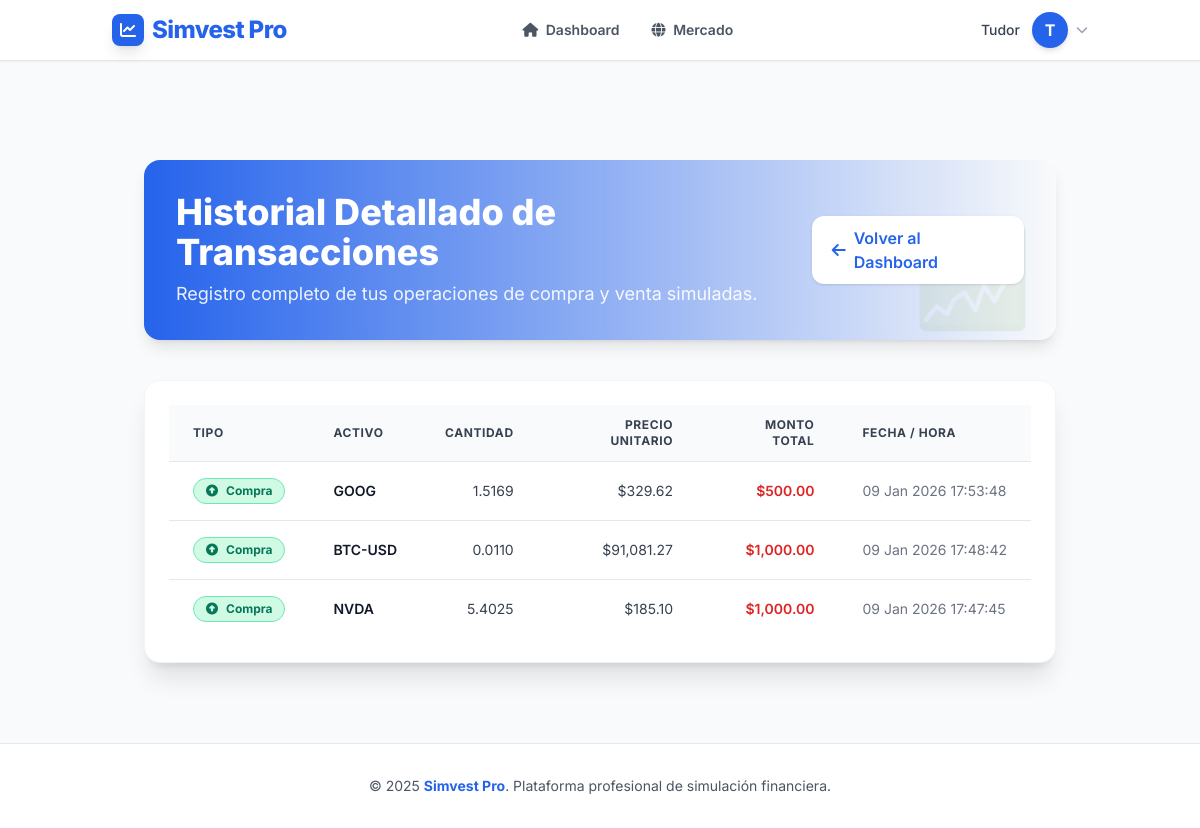
The app's page /dashboard/history (signed in) with its own data.
### app/models.py (models this page shows, shortened)
class User(db.Model, UserMixin):
    __tablename__ = 'users'
    id = db.Column(db.Integer, primary_key=True)
    username = db.Column(db.String(20), unique=True, nullable=False)
    email = db.Column(db.String(120), unique=True, nullable=False)
    password_hash = db.Column(db.String(128), nullable=False)  # Cambiado de password a password_hash
    first_name = db.Column(db.String(50))
    last_name = db.Column(db.String(50))
    capital = db.Column(db.Float, nullable=False, default=10000.00)
    created_at = db.Column(db.DateTime, nullable=False, default=datetime.utcnow)
    last_login = db.Column(db.DateTime)
    is_active = db.Column(db.Boolean, default=True)
    is_verified = db.Column(db.Boolean, default=False)
    profile_picture = db.Column(db.String(255))
    bio = db.Column(db.Text)
    language = db.Column(db.String(10), default='es')
    timezone = db.Column(db.String(50), default='UTC')
    role = db.Column(db.String(20), default='user')
    @property
    def password(self):
        raise AttributeError('La contraseña no es un atributo legible')
    @password.setter
    def password(self, password):
        self.set_password(password)

class Transaction(db.Model):
    __tablename__ = 'transactions'
    id = db.Column(db.Integer, primary_key=True)
    user_id = db.Column(db.Integer, db.ForeignKey('users.id'), nullable=False)
    symbol = db.Column(db.String(10), nullable=False)
    asset_name = db.Column(db.String(255))  # Snapshot del nombre del activo
    type = db.Column(db.String(10), nullable=False)
    quantity = db.Column(db.Float, nullable=False)
    price_per_unit = db.Column(db.Float, nullable=False)  # Precio ejecutado (snapshot)
    total_amount = db.Column(db.Float, nullable=False)  # quantity * price_per_unit (ANTES de comisión)
    commission_amount = db.Column(db.Float, default=0.0)  # Total comisión pagada
    timestamp = db.Column(db.DateTime, index=True, default=func.current_timestamp())
    status = db.Column(db.String(20), default='executed')  # 'executed', 'pending', 'cancelled'
    user = db.relationship('User', backref=db.backref('transactions', lazy=True))

### app/controllers/DashboardController.py (the view)
@dashboard_bp.route('/history')
@login_required
def history():
    all_transactions = Transaction.query.filter_by(user_id=current_user.id)\
                                        .order_by(desc(Transaction.timestamp))\
                                        .all()
    return render_template('Dashboard/history.html', transactions=all_transactions)

### app/__init__.py (called while the page is built)
@app.template_filter('currency')
def currency_filter(value):
    try:
        val = float(value)
        return f"${val:,.2f}"
    except (ValueError, TypeError, AttributeError):
        return value

### app/models.py (called while the page is built)
@login_manager.user_loader
def load_user(user_id):
    return db.session.get(User, int(user_id))

### app/templates/Dashboard/history.html (shortened to what this page needs)
{% extends "base.html" %}
{% block content %}
<main class="container mx-auto px-4 sm:px-6 lg:px-8 py-12 space-y-10">
    <header class="flex flex-col sm:flex-row sm:items-center sm:justify-between bg-gradient-to-r from-simvest-blue to-ocean-600 text-white rounded-2xl shadow-lg p-8 relative overflow-hidden">
        <div class="z-10">
            <h1 class="text-3xl sm:text-4xl font-extrabold mb-2">
                Historial Detallado de Transacciones
            </h1>
            <p class="text-lg opacity-90">Registro completo de tus operaciones de compra y venta simuladas.</p>
        </div>
        <div class="z-10 mt-6 sm:mt-0">
            <a href="{{ url_for('dashboard.dashboard') }}"
               class="inline-flex items-center bg-white text-simvest-blue px-5 py-2.5 rounded-xl font-semibold hover:bg-blue-50 shadow transition transform hover:scale-105">
                <i class="fa-solid fa-arrow-left mr-2"></i> Volver al Dashboard
            </a>
        </div>
        <div class="absolute right-0 bottom-0 opacity-10 text-8xl pr-6 pb-4">
        </div>
    </header>
    <section class="bg-white dark:bg-gray-800 rounded-2xl shadow-xl p-6 border border-gray-100 dark:border-gray-700 hover:shadow-2xl transition duration-300">
        {% if transactions %}
        <div class="overflow-x-auto">
            <table class="min-w-full text-sm text-left text-gray-700 dark:text-gray-200 divide-y divide-gray-200 dark:divide-gray-700">
                <thead class="bg-gray-50 dark:bg-gray-700 text-gray-700 dark:text-gray-300 uppercase text-xs font-bold tracking-wider">
                    <tr>
                        <th class="px-6 py-3">Tipo</th>
                        <th class="px-6 py-3">Activo</th>
                        <th class="px-6 py-3 text-right">Cantidad</th>
                        <th class="px-6 py-3 text-right">Precio Unitario</th>
                        <th class="px-6 py-3 text-right">Monto Total</th>
                        <th class="px-6 py-3">Fecha / Hora</th>
                    </tr>
                </thead>
                <tbody class="divide-y divide-gray-200 dark:divide-gray-700">
                    {% for tx in transactions %}
                    {% set tx_color = 'text-emerald-700 bg-emerald-100 border border-emerald-300 dark:text-emerald-300 dark:bg-emerald-900/30 dark:border-emerald-700' if tx.type == 'BUY' else 'text-red-700 bg-red-100 border border-red-300 dark:text-red-300 dark:bg-red-900/30 dark:border-red-700' %}
                    {% set tx_icon = 'fa-circle-up' if tx.type == 'BUY' else 'fa-circle-down' %}
                    <tr class="hover:bg-ocean-50/40 dark:hover:bg-gray-700/40 transition duration-150">
                        <td class="px-6 py-4 whitespace-nowrap">
                            <span class="inline-flex items-center font-bold px-3 py-1 rounded-full text-xs {{ tx_color }}">
                                <i class="fa-solid {{ tx_icon }} mr-2"></i>
                                {{ 'Compra' if tx.type == 'BUY' else 'Venta' }}
                            </span>
                        </td>
                        <td class="px-6 py-4 whitespace-nowrap font-semibold text-gray-900 dark:text-gray-100">{{ tx.symbol }}</td>
                        <td class="px-6 py-4 whitespace-nowrap text-right">{{ "{:,.4f}".format(tx.quantity) }}</td>
                        <td class="px-6 py-4 whitespace-nowrap text-right">{{ tx.price_per_unit | currency }}</td>
                        {% set total_color = 'text-red-600 dark:text-red-400' if tx.type == 'BUY' else 'text-emerald-600 dark:text-emerald-400' %}
                        <td class="px-6 py-4 whitespace-nowrap text-right font-semibold {{ total_color }}">
                            {{ tx.total_amount | currency }}
                        </td>
                        <td class="px-6 py-4 whitespace-nowrap text-gray-500 dark:text-gray-400">
                            {{ tx.timestamp.strftime('%d %b %Y %H:%M:%S') }}
                        </td>
                    </tr>
                    {% endfor %}
                </tbody>
            </table>
        </div>
        {% endif %}
    </section>
</main>
{% endblock %}

### app/templates/base.html (shortened to what this page needs)
<!DOCTYPE html>
<html lang="es" class="scroll-smooth">
<head>
  <script src="https://cdn.tailwindcss.com"></script>
  <link href="https://unpkg.com/aos@2.3.1/dist/aos.css" rel="stylesheet">
  <link rel="stylesheet" href="https://cdnjs.cloudflare.com/ajax/libs/font-awesome/6.4.0/css/all.min.css">
</head>
<body class="font-['Inter'] text-simvest-gray bg-simvest-bg dark:bg-simvest-darkbg dark:text-gray-100 transition-colors duration-300">
  <header class="bg-white/90 dark:bg-gray-800/90 backdrop-blur-md shadow-sm fixed w-full top-0 z-50 border-b border-gray-200 dark:border-gray-700 transition-colors duration-300">
    <div class="container mx-auto flex justify-between items-center px-6 py-3">
      <a href="{{ url_for('dashboard.dashboard') }}" class="flex items-center gap-2 group">
        <div class="w-8 h-8 bg-simvest-blue text-white flex items-center justify-center rounded-lg shadow-lg group-hover:rotate-12 transition-transform">
            <i class="fa-solid fa-chart-line"></i>
        </div>
        <span class="text-2xl font-extrabold tracking-tight text-simvest-blue dark:text-simvest-lightblue">
          Simvest Pro
        </span>
      </a>
      {% if current_user.is_authenticated %}
      <nav class="hidden md:flex items-center space-x-8">
          <a href="{{ url_for('dashboard.dashboard') }}"
             class="text-sm font-semibold transition-colors duration-200
             {% if request.endpoint == 'dashboard.dashboard' %} text-simvest-blue dark:text-simvest-lightblue {% else %} text-gray-600 hover:text-simvest-blue dark:text-gray-400 dark:hover:text-white {% endif %}">
             <i class="fa-solid fa-house mr-1"></i> Dashboard
          </a>
          <a href="{{ url_for('market.market') }}"
             class="text-sm font-semibold transition-colors duration-200
             {% if request.endpoint == 'market.market' %} text-simvest-blue dark:text-simvest-lightblue {% else %} text-gray-600 hover:text-simvest-blue dark:text-gray-400 dark:hover:text-white {% endif %}">
             <i class="fa-solid fa-globe mr-1"></i> Mercado
          </a>
      </nav>
      {% endif %}
      <div class="flex items-center gap-4">
        {% if current_user.is_authenticated %}
          <div class="relative ml-3">
            <div>
              <button type="button" onclick="toggleDropdown()" class="flex items-center gap-2 max-w-xs bg-white dark:bg-gray-800 rounded-full focus:outline-none focus:ring-2 focus:ring-offset-2 focus:ring-simvest-blue" id="user-menu-button" aria-expanded="false" aria-haspopup="true">
                <span class="hidden md:block text-sm font-medium text-gray-700 dark:text-gray-200 mr-1">
                    {{ current_user.username }}
                </span>
                {% if current_user.profile_picture %}
                    <img class="h-9 w-9 rounded-full object-cover border border-gray-200 dark:border-gray-600" src="{{ url_for('static', filename='uploads/' + current_user.profile_picture) }}" alt="">
                {% else %}
                    <div class="h-9 w-9 rounded-full bg-simvest-blue text-white flex items-center justify-center font-bold shadow-md">
                        {{ current_user.username[0] | upper }}
                    </div>
                {% endif %}
                <i class="fa-solid fa-chevron-down text-xs text-gray-400"></i>
              </button>
            </div>
          </div>
        {% endif %}
      </div>
    </div>
  </header>
  <main data-aos="fade-up" data-aos-delay="50" class="container mx-auto px-6 py-8">
    {% block content %}{% endblock %}
  </main>
  <footer class="bg-white border-t border-gray-200 dark:bg-simvest-darkbg dark:border-gray-800 text-gray-600 dark:text-gray-400 py-8 mt-auto">
    <div class="container mx-auto px-6 text-center">
      <p class="text-sm">&copy; 2025 <span class="font-bold text-simvest-blue">Simvest Pro</span>. Plataforma profesional de simulación financiera.</p>
    </div>
  </footer>
</body>
</html>

### app/templates/base.html (style rules this page uses)
body { padding-top: 5rem; min-height: 100vh; display: flex; flex-direction: column; }
main { flex: 1; }

### records on screen
User: username "Tudor", username "T"
Transaction: type "Compra", symbol "GOOG", quantity "1.5169", price_per_unit "$329.62", total_amount "$500.00", timestamp "09 Jan 2026 17:53:48"
Transaction: type "Compra", symbol "BTC-USD", quantity "0.0110", price_per_unit "$91,081.27", total_amount "$1,000.00", timestamp "09 Jan 2026 17:48:42"
Transaction: type "Compra", symbol "NVDA", quantity "5.4025", price_per_unit "$185.10", total_amount "$1,000.00", timestamp "09 Jan 2026 17:47:45"
